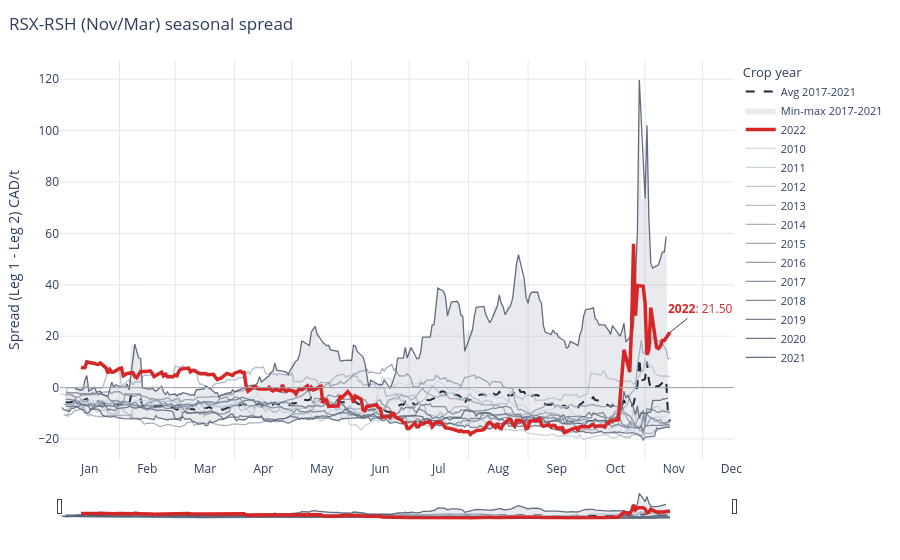

Notebook source saved alongside this figure:
### Markdown cell above
## 6. Canola (RS) — Nov/Mar (`RSX-RSH`)

### Code cell
rs_xh = build_named_spread(df, "RS", "X-H")
plot_spaghetti(rs_xh, units="CAD/t").show()

### Figure 1 — Plotly figure (JSON) as saved in the notebook; plotly's stock layout.template omitted (floating-point values rounded to 4 significant figures; data arrays with more than 128 entries replaced by an {"elided": "..."} marker saying what was removed)
{"data": [{"hoverinfo": "skip", "line": {"width": 0}, "mode": "lines", "showlegend": false, "type": "scatter", "x": {"elided": "316 str values"}, "y": {"elided": "316 float values"}}, {"fill": "tonexty", "fillcolor": "rgba(100, 116, 139, 0.15)", "hoverinfo": "skip", "line": {"width": 0}, "mode": "lines", "name": "Min-max 2017-2021", "type": "scatter", "x": {"elided": "316 str values"}, "y": {"elided": "316 float values"}}, {"hovertemplate": "Avg 2017-2021: %{y:.2f} CAD/t<extra></extra>", "line": {"color": "#1f2937", "dash": "dash", "width": 2}, "mode": "lines", "name": "Avg 2017-2021", "type": "scatter", "x": {"elided": "316 str values"}, "y": {"elided": "316 float values"}}, {"customdata": {"elided": "218x7 mixed values"}, "hovertemplate": "<b>%{customdata[0]}</b>  ·  %{customdata[1]}<br>Spread: <b>%{y:.2f}</b> CAD/t<br>%{customdata[2]}: %{customdata[3]:.2f}<br>%{customdata[4]}: %{customdata[5]:.2f}<br>Days to Leg 1 delivery: %{customdata[6]}<extra></extra>", "legendrank": -1010, "line": {"color": "rgb(203,213,225)", "width": 1.3}, "mode": "lines", "name": "2010", "opacity": 0.85, "type": "scatter", "x": {"elided": "218 str values"}, "y": {"elided": "218 float values"}}, {"customdata": {"elided": "217x7 mixed values"}, "hovertemplate": "<b>%{customdata[0]}</b>  ·  %{customdata[1]}<br>Spread: <b>%{y:.2f}</b> CAD/t<br>%{customdata[2]}: %{customdata[3]:.2f}<br>%{customdata[4]}: %{customdata[5]:.2f}<br>Days to Leg 1 delivery: %{customdata[6]}<extra></extra>", "legendrank": -1011, "line": {"color": "rgb(191,201,214)", "width": 1.3}, "mode": "lines", "name": "2011", "opacity": 0.85, "type": "scatter", "x": {"elided": "217 str values"}, "y": {"elided": "217 float values"}}, {"customdata": {"elided": "218x7 mixed values"}, "hovertemplate": "<b>%{customdata[0]}</b>  ·  %{customdata[1]}<br>Spread: <b>%{y:.2f}</b> CAD/t<br>%{customdata[2]}: %{customdata[3]:.2f}<br>%{customdata[4]}: %{customdata[5]:.2f}<br>Days to Leg 1 delivery: %{customdata[6]}<extra></extra>", "legendrank": -1012, "line": {"color": "rgb(179,190,203)", "width": 1.3}, "mode": "lines", "name": "2012", "opacity": 0.85, "type": "scatter", "x": {"elided": "218 str values"}, "y": {"elided": "218 float values"}}, {"customdata": {"elided": "218x7 mixed values"}, "hovertemplate": "<b>%{customdata[0]}</b>  ·  %{customdata[1]}<br>Spread: <b>%{y:.2f}</b> CAD/t<br>%{customdata[2]}: %{customdata[3]:.2f}<br>%{customdata[4]}: %{customdata[5]:.2f}<br>Days to Leg 1 delivery: %{customdata[6]}<extra></extra>", "legendrank": -1013, "line": {"color": "rgb(167,178,192)", "width": 1.3}, "mode": "lines", "name": "2013", "opacity": 0.85, "type": "scatter", "x": {"elided": "218 str values"}, "y": {"elided": "218 float values"}}, {"customdata": {"elided": "219x7 mixed values"}, "hovertemplate": "<b>%{customdata[0]}</b>  ·  %{customdata[1]}<br>Spread: <b>%{y:.2f}</b> CAD/t<br>%{customdata[2]}: %{customdata[3]:.2f}<br>%{customdata[4]}: %{customdata[5]:.2f}<br>Days to Leg 1 delivery: %{customdata[6]}<extra></extra>", "legendrank": -1014, "line": {"color": "rgb(155,166,181)", "width": 1.3}, "mode": "lines", "name": "2014", "opacity": 0.85, "type": "scatter", "x": {"elided": "219 str values"}, "y": {"elided": "219 float values"}}, {"customdata": {"elided": "218x7 mixed values"}, "hovertemplate": "<b>%{customdata[0]}</b>  ·  %{customdata[1]}<br>Spread: <b>%{y:.2f}</b> CAD/t<br>%{customdata[2]}: %{customdata[3]:.2f}<br>%{customdata[4]}: %{customdata[5]:.2f}<br>Days to Leg 1 delivery: %{customdata[6]}<extra></extra>", "legendrank": -1015, "line": {"color": "rgb(143,155,170)", "width": 1.3}, "mode": "lines", "name": "2015", "opacity": 0.85, "type": "scatter", "x": {"elided": "218 str values"}, "y": {"elided": "218 float values"}}, {"customdata": {"elided": "218x7 mixed values"}, "hovertemplate": "<b>%{customdata[0]}</b>  ·  %{customdata[1]}<br>Spread: <b>%{y:.2f}</b> CAD/t<br>%{customdata[2]}: %{customdata[3]:.2f}<br>%{customdata[4]}: %{customdata[5]:.2f}<br>Days to Leg 1 delivery: %{customdata[6]}<extra></extra>", "legendrank": -1016, "line": {"color": "rgb(131,143,160)", "width": 1.3}, "mode": "lines", "name": "2016", "opacity": 0.85, "type": "scatter", "x": {"elided": "218 str values"}, "y": {"elided": "218 float values"}}, {"customdata": {"elided": "218x7 mixed values"}, "hovertemplate": "<b>%{customdata[0]}</b>  ·  %{customdata[1]}<br>Spread: <b>%{y:.2f}</b> CAD/t<br>%{customdata[2]}: %{customdata[3]:.2f}<br>%{customdata[4]}: %{customdata[5]:.2f}<br>Days to Leg 1 delivery: %{customdata[6]}<extra></extra>", "legendrank": -1017, "line": {"color": "rgb(119,132,149)", "width": 1.3}, "mode": "lines", "name": "2017", "opacity": 0.85, "type": "scatter", "x": {"elided": "218 str values"}, "y": {"elided": "218 float values"}}, {"customdata": {"elided": "218x7 mixed values"}, "hovertemplate": "<b>%{customdata[0]}</b>  ·  %{customdata[1]}<br>Spread: <b>%{y:.2f}</b> CAD/t<br>%{customdata[2]}: %{customdata[3]:.2f}<br>%{customdata[4]}: %{customdata[5]:.2f}<br>Days to Leg 1 delivery: %{customdata[6]}<extra></extra>", "legendrank": -1018, "line": {"color": "rgb(107,120,138)", "width": 1.3}, "mode": "lines", "name": "2018", "opacity": 0.85, "type": "scatter", "x": {"elided": "218 str values"}, "y": {"elided": "218 float values"}}, {"customdata": {"elided": "218x7 mixed values"}, "hovertemplate": "<b>%{customdata[0]}</b>  ·  %{customdata[1]}<br>Spread: <b>%{y:.2f}</b> CAD/t<br>%{customdata[2]}: %{customdata[3]:.2f}<br>%{customdata[4]}: %{customdata[5]:.2f}<br>Days to Leg 1 delivery: %{customdata[6]}<extra></extra>", "legendrank": -1019, "line": {"color": "rgb(95,108,127)", "width": 1.3}, "mode": "lines", "name": "2019", "opacity": 0.85, "type": "scatter", "x": {"elided": "218 str values"}, "y": {"elided": "218 float values"}}, {"customdata": {"elided": "219x7 mixed values"}, "hovertemplate": "<b>%{customdata[0]}</b>  ·  %{customdata[1]}<br>Spread: <b>%{y:.2f}</b> CAD/t<br>%{customdata[2]}: %{customdata[3]:.2f}<br>%{customdata[4]}: %{customdata[5]:.2f}<br>Days to Leg 1 delivery: %{customdata[6]}<extra></extra>", "legendrank": -1020, "line": {"color": "rgb(83,97,116)", "width": 1.3}, "mode": "lines", "name": "2020", "opacity": 0.85, "type": "scatter", "x": {"elided": "219 str values"}, "y": {"elided": "219 float values"}}, {"customdata": {"elided": "216x7 mixed values"}, "hovertemplate": "<b>%{customdata[0]}</b>  ·  %{customdata[1]}<br>Spread: <b>%{y:.2f}</b> CAD/t<br>%{customdata[2]}: %{customdata[3]:.2f}<br>%{customdata[4]}: %{customdata[5]:.2f}<br>Days to Leg 1 delivery: %{customdata[6]}<extra></extra>", "legendrank": -1021, "line": {"color": "rgb(71,85,105)", "width": 1.3}, "mode": "lines", "name": "2021", "opacity": 0.85, "type": "scatter", "x": {"elided": "216 str values"}, "y": {"elided": "216 float values"}}, {"customdata": {"elided": "216x7 mixed values"}, "hovertemplate": "<b>%{customdata[0]}</b>  ·  %{customdata[1]}<br>Spread: <b>%{y:.2f}</b> CAD/t<br>%{customdata[2]}: %{customdata[3]:.2f}<br>%{customdata[4]}: %{customdata[5]:.2f}<br>Days to Leg 1 delivery: %{customdata[6]}<extra></extra>", "legendrank": 1, "line": {"color": "#d62728", "width": 3.5}, "mode": "lines", "name": "2022", "opacity": 1.0, "type": "scatter", "x": {"elided": "216 str values"}, "y": {"elided": "216 float values"}}], "layout": {"annotations": [{"arrowhead": 0, "ax": 30, "ay": -24, "font": {"color": "#d62728", "size": 12}, "showarrow": true, "text": "<b>2022</b>: 21.50", "x": "2000-11-14", "y": 21.5}], "height": 560, "hovermode": "closest", "legend": {"font": {"size": 11}, "orientation": "v", "title": {"text": "Crop year"}, "x": 1.01, "y": 1}, "margin": {"b": 40, "l": 60, "r": 20, "t": 60}, "shapes": [{"line": {"color": "#9ca3af", "width": 1}, "type": "line", "x0": 0, "x1": 1, "xref": "x domain", "y0": 0, "y1": 0, "yref": "y"}], "title": {"text": "RSX-RSH (Nov/Mar) seasonal spread", "x": 0.01}, "xaxis": {"dtick": "M1", "gridcolor": "#e5e7eb", "rangeslider": {"thickness": 0.06, "visible": true}, "showspikes": true, "spikecolor": "#9ca3af", "spikemode": "across", "spikethickness": 1, "tickformat": "%b", "ticklabelmode": "period", "title": {}}, "yaxis": {"gridcolor": "#e5e7eb", "title": {"text": "Spread (Leg 1 - Leg 2) CAD/t"}, "zeroline": false}}}
